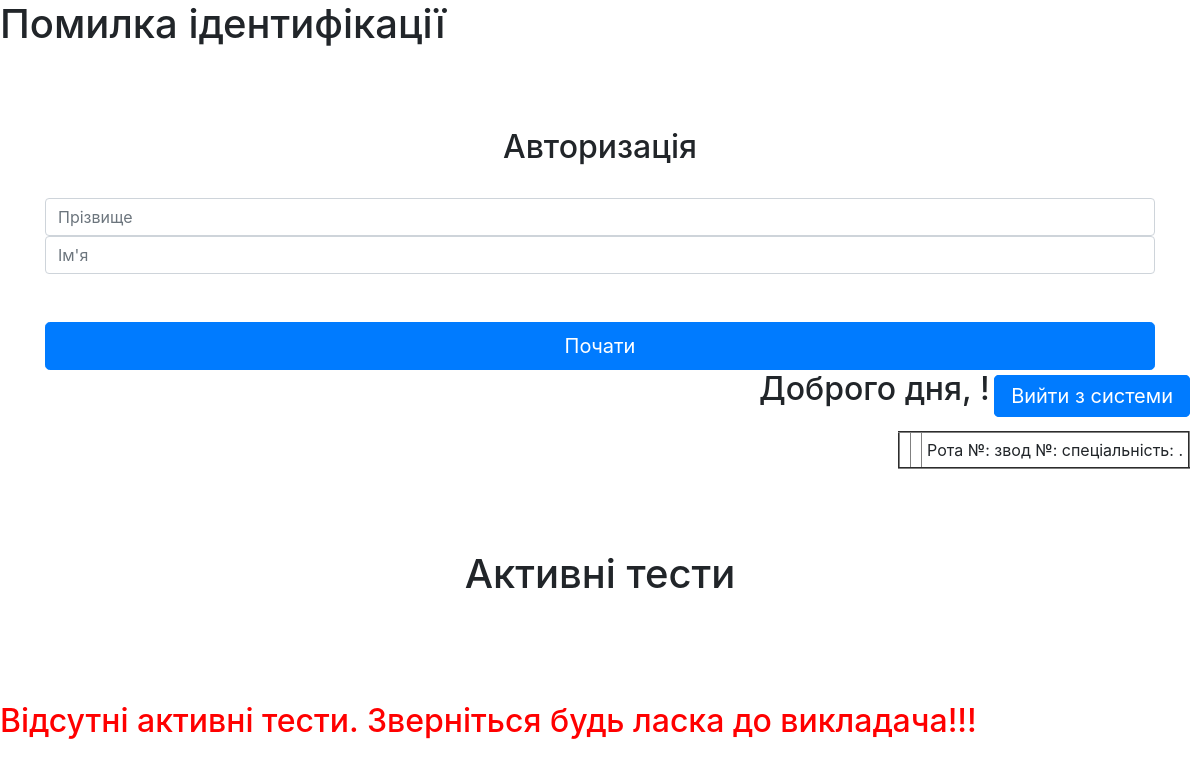
Before: /test_start.php with the older database file.
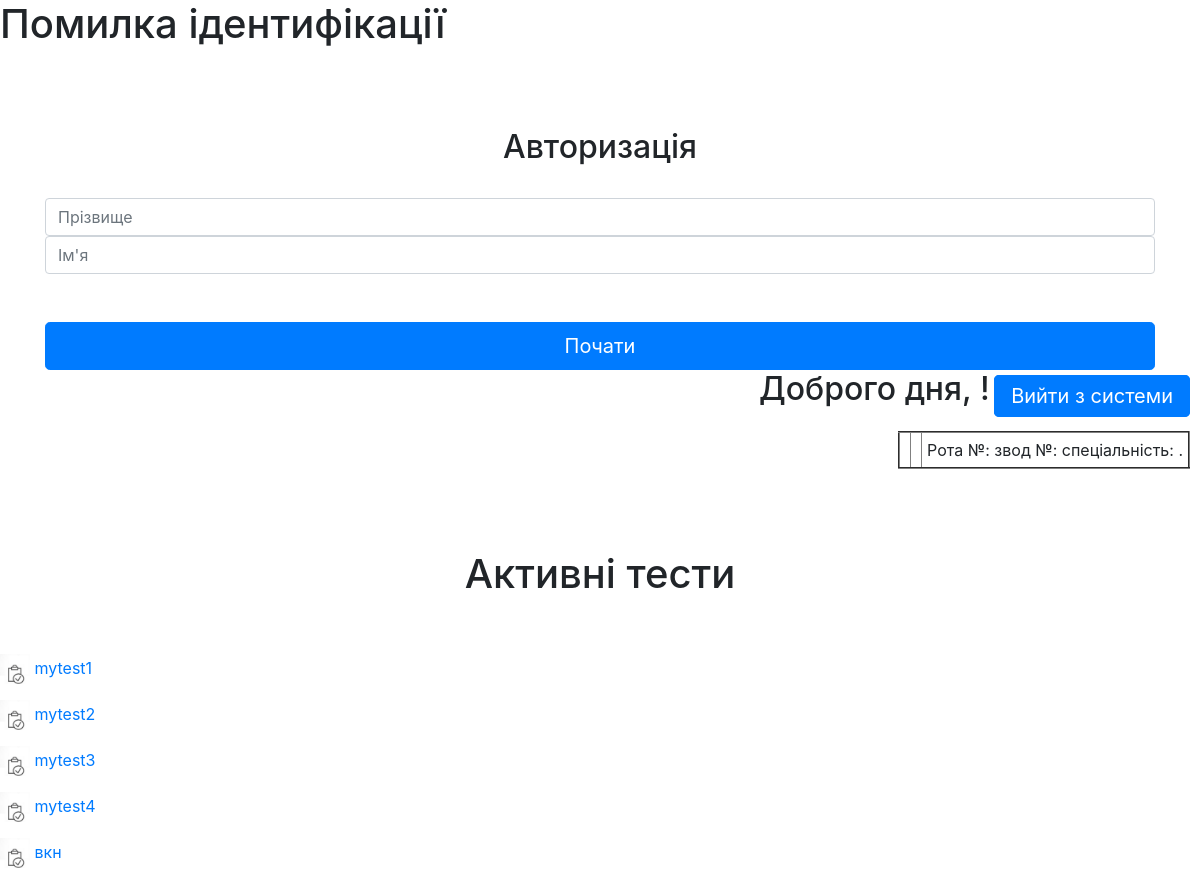
After: the same page with the newer database file.
### tables this page shows
CREATE TABLE `tests` (
  `id_tets` int(11) NOT NULL,
  `testname` varchar(60) NOT NULL,
  `testputh` varchar(100) NOT NULL,
  `active` tinyint(1) NOT NULL
);

### test_active.php (the view)
<h1 align="center"> Активні тести</h1>
<br><br>
<?php
    require ('conection_db.php');
    $query = "SELECT * FROM `tests` WHERE active = 1";
    $result = mysqli_query($conection, $query) or die(mysqli_error($conection));
    $count = mysqli_num_rows($result);
    if($count > 0)
    {
        for($iter = 0; $iter < $count; $iter++)
        {
            $row = mysqli_fetch_row($result);?>
        <p>
           <a href= "view_test.php?id=<?php echo $row[0]; ?>" ><img src="images/testicon.jpg" width="30" height="30" >
                <?php echo "$row[1]"?>
            </a>
         </p>
    <?php
        }
    }
    else
    { ?>
        <br><br>
        <h2 style="color:red" >Відсутні активні тести. Зверніться будь ласка до викладача!!!</h2>
        <br><br>
    <?php
    }
    ?>

Changed rows visible on the page:
added tests: testname "mytest1"
added tests: testname "mytest2"
added tests: testname "mytest3"
added tests: testname "mytest4"
added tests: testname "вкн"
Other visible differences:
text no longer shown: "Відсутні активні тести. Зверніться будь ласка до викладача!!!"
